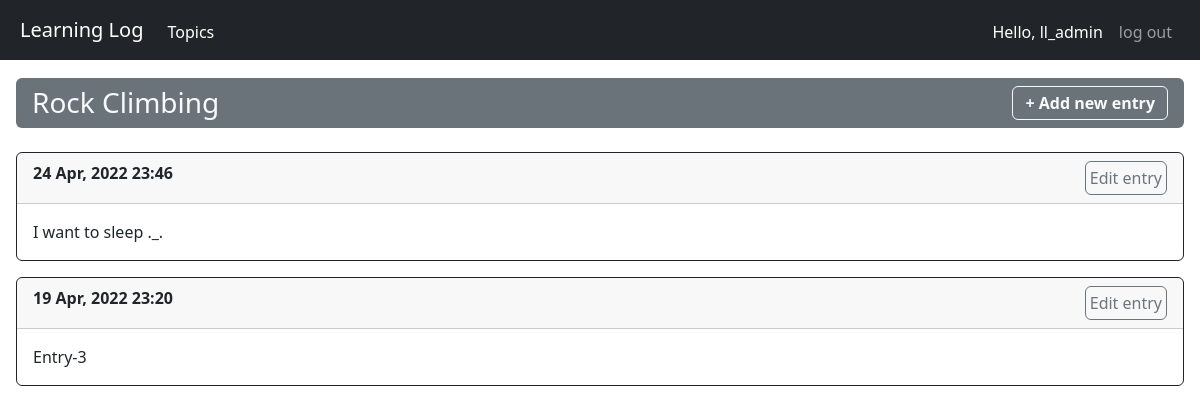
Page /topics/2 (signed in) on the committed database.
### learning_logs/models.py (models this page shows, shortened)
class Topic(models.Model):
    text = models.CharField(max_length=200)
    date_added = models.DateTimeField(auto_now_add=True)
    owner = models.ForeignKey(User, models.CASCADE)
    def __str__(self):
        return self.text

class Entry(models.Model):
    topic = models.ForeignKey(Topic, models.CASCADE)
    text = models.TextField()
    date_added = models.DateTimeField(auto_now_add=True)
    class Meta:
        verbose_name_plural = 'entries'

### learning_logs/views.py (the view)
# urls.py: path('topics/<int:topic_id>', views.topic, name='topic'),
@login_required
def topic(request, topic_id):
    topic = Topic.objects.get(id=topic_id)
    check_topic_owner(request, topic)
    entries = topic.entry_set.order_by('-date_added')
    context = {'topic': topic, 'entries': entries}
    return render(request, 'learning_logs/topic.html', context)

### learning_logs/views.py (called while the page is built)
def check_topic_owner(request, topic):
    if topic.owner != request.user:
        raise Http404

### learning_logs/templates/learning_logs/topic.html
{% extends 'learning_logs/base.html' %}
{% block header %}
  <div class="card border-0 mb-4 bg-secondary">
    <div class="card-header text-light border-0">
      <span class="h3">{{ topic }}</span>
      <a class="btn btn-outline-light py-1 float-end"
         href="{% url 'learning_logs:new_entry' topic.id %}">
        <b>+ Add new entry</b>
      </a>
    </div>
  </div>
{% endblock header %}
{% block content %}
  {% for entry in entries %}
    <div class="card border-dark mb-3">
      <div class="card-header">
        <b>{{ entry.date_added|date:'d M, Y H:i' }}</b>
        <a class="btn btn-outline-secondary p-1 float-end"
           href="{% url 'learning_logs:edit_entry' entry.id %}">
          Edit entry
        </a>
      </div>
      <div class="card-body text-dark">
        <p class="card-text">{{ entry.text }}</p>
      </div>
    </div>
  {% empty %}
    <div class="card">
      <p class="card-text fs-5 p-2">
        There are no entries for this topic yet
      </p>
    </div>
  {% endfor %}
{% endblock content %}

### learning_logs/templates/learning_logs/base.html (shortened to what this page needs)
{% load bootstrap5 %}
<html lang="en">
<head>
  {% bootstrap_css %}
</head>
<body>
  <nav class="navbar sticky-top navbar-expand-sm px-2 navbar-dark bg-dark">
    <div class="container-fluid">
      <a class="navbar-brand" href="{% url 'learning_logs:index' %}">
        Learning Log
      </a>
      <div class="collapse navbar-collapse mb-0 mt-1 mb-lg-0" id="navbarNav">
        <div class="navbar-nav me-auto">
          <a class="nav-link active" aria-current="page"
             href="{% url 'learning_logs:topics' %}">
            Topics
          </a>
        </div>
        <div class="navbar-nav">
          {% if user.is_authenticated %}
            <a class="nav-link active">Hello, {{ user.username }}</a>
            <a class="nav-link" aria-current="page"
               href="{% url 'users:logout' %}">log out</a>
          {% else %}
            <a class="nav-link" aria-current="page"
               href="{% url 'users:login' %}">log in</a>
            <a class="nav-link" aria-current="page"
               href="{% url 'users:register' %}">register</a>
          {% endif %}
        </div>
      </div>
    </div>
  </nav>
  <div class="container-fluid px-3" style="margin-top:1.5%">
    <div class="page-header">
      {% block header %}{% endblock header %}
    </div>
    <div>
      {% block content%}{% endblock content%}
    </div>
  </div>
</body>
</html>

### rows in the picture
Topic: text "Rock Climbing"
Entry: date_added "24 Apr, 2022 23:46", text "I want to sleep ._."
Entry: date_added "19 Apr, 2022 23:20", text "Entry-3"

### other values in the picture
{{ user.username }} "ll_admin"
